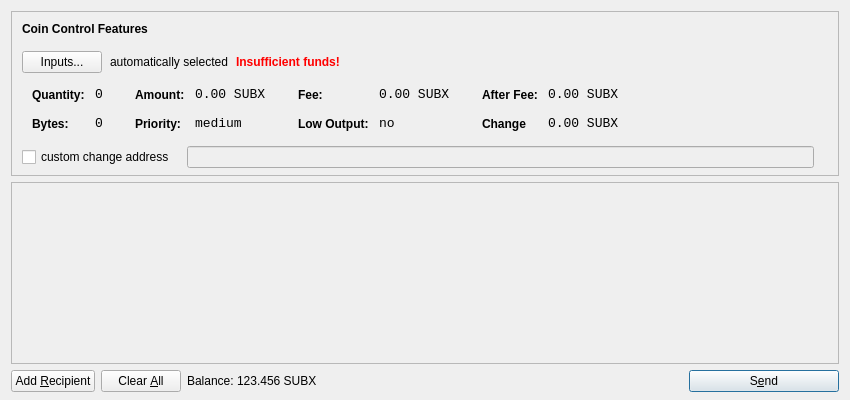
<?xml version="1.0" encoding="UTF-8"?>
<ui version="4.0">
 <class>SendCoinsDialog</class>
 <widget class="QDialog" name="SendCoinsDialog">
  <property name="geometry">
   <rect>
    <x>0</x>
    <y>0</y>
    <width>850</width>
    <height>400</height>
   </rect>
  </property>
  <property name="windowTitle">
   <string>Send Coins</string>
  </property>
  <layout class="QVBoxLayout" name="verticalLayout" stretch="0,1,0">
   <property name="bottomMargin">
    <number>8</number>
   </property>
   <item>
    <widget class="QFrame" name="frameCoinControl">
     <property name="sizePolicy">
      <sizepolicy hsizetype="Expanding" vsizetype="Expanding">
       <horstretch>0</horstretch>
       <verstretch>0</verstretch>
      </sizepolicy>
     </property>
     <property name="maximumSize">
      <size>
       <width>16777215</width>
       <height>16777215</height>
      </size>
     </property>
     <property name="frameShape">
      <enum>QFrame::StyledPanel</enum>
     </property>
     <property name="frameShadow">
      <enum>QFrame::Sunken</enum>
     </property>
     <layout class="QVBoxLayout" name="verticalLayoutCoinControl2">
      <property name="spacing">
       <number>-1</number>
      </property>
      <property name="leftMargin">
       <number>0</number>
      </property>
      <property name="topMargin">
       <number>0</number>
      </property>
      <property name="rightMargin">
       <number>0</number>
      </property>
      <property name="bottomMargin">
       <number>6</number>
      </property>
      <item>
       <layout class="QVBoxLayout" name="verticalLayoutCoinControl" stretch="0,0,0,0,1">
        <property name="spacing">
         <number>0</number>
        </property>
        <property name="leftMargin">
         <number>10</number>
        </property>
        <property name="topMargin">
         <number>10</number>
        </property>
        <item>
         <layout class="QHBoxLayout" name="horizontalLayoutCoinControl1">
          <property name="bottomMargin">
           <number>15</number>
          </property>
          <item>
           <widget class="QLabel" name="labelCoinControlFeatures">
            <property name="sizePolicy">
             <sizepolicy hsizetype="Preferred" vsizetype="Maximum">
              <horstretch>0</horstretch>
              <verstretch>0</verstretch>
             </sizepolicy>
            </property>
            <property name="font">
             <font>
              <weight>75</weight>
              <bold>true</bold>
             </font>
            </property>
            <property name="styleSheet">
             <string notr="true">font-weight:bold;</string>
            </property>
            <property name="text">
             <string>Coin Control Features</string>
            </property>
           </widget>
          </item>
         </layout>
        </item>
        <item>
         <layout class="QHBoxLayout" name="horizontalLayoutCoinControl2" stretch="0,0,0,0">
          <property name="spacing">
           <number>8</number>
          </property>
          <property name="bottomMargin">
           <number>10</number>
          </property>
          <item>
           <widget class="QPushButton" name="pushButtonCoinControl">
            <property name="styleSheet">
             <string notr="true"/>
            </property>
            <property name="text">
             <string>Inputs...</string>
            </property>
           </widget>
          </item>
          <item>
           <widget class="QLabel" name="labelCoinControlAutomaticallySelected">
            <property name="text">
             <string>automatically selected</string>
            </property>
            <property name="margin">
             <number>5</number>
            </property>
           </widget>
          </item>
          <item>
           <widget class="QLabel" name="labelCoinControlInsuffFunds">
            <property name="font">
             <font>
              <weight>75</weight>
              <bold>true</bold>
             </font>
            </property>
            <property name="styleSheet">
             <string notr="true">color:red;font-weight:bold;</string>
            </property>
            <property name="text">
             <string>Insufficient funds!</string>
            </property>
            <property name="margin">
             <number>5</number>
            </property>
           </widget>
          </item>
          <item>
           <spacer name="horizontalSpacerCoinControl">
            <property name="orientation">
             <enum>Qt::Horizontal</enum>
            </property>
            <property name="sizeHint" stdset="0">
             <size>
              <width>40</width>
              <height>1</height>
             </size>
            </property>
           </spacer>
          </item>
         </layout>
        </item>
        <item>
         <widget class="QWidget" name="widgetCoinControl" native="true">
          <property name="sizePolicy">
           <sizepolicy hsizetype="Preferred" vsizetype="Preferred">
            <horstretch>0</horstretch>
            <verstretch>0</verstretch>
           </sizepolicy>
          </property>
          <property name="minimumSize">
           <size>
            <width>0</width>
            <height>0</height>
           </size>
          </property>
          <property name="styleSheet">
           <string notr="true"/>
          </property>
          <layout class="QHBoxLayout" name="horizontalLayoutCoinControl5">
           <property name="margin">
            <number>0</number>
           </property>
           <item>
            <layout class="QHBoxLayout" name="horizontalLayoutCoinControl3" stretch="0,0,0,1">
             <property name="spacing">
              <number>20</number>
             </property>
             <property name="topMargin">
              <number>0</number>
             </property>
             <property name="bottomMargin">
              <number>10</number>
             </property>
             <item>
              <layout class="QFormLayout" name="formLayoutCoinControl1">
               <property name="horizontalSpacing">
                <number>10</number>
               </property>
               <property name="verticalSpacing">
                <number>14</number>
               </property>
               <property name="leftMargin">
                <number>10</number>
               </property>
               <property name="topMargin">
                <number>4</number>
               </property>
               <property name="rightMargin">
                <number>6</number>
               </property>
               <item row="0" column="0">
                <widget class="QLabel" name="labelCoinControlQuantityText">
                 <property name="styleSheet">
                  <string notr="true">font-weight:bold;</string>
                 </property>
                 <property name="text">
                  <string>Quantity:</string>
                 </property>
                 <property name="margin">
                  <number>0</number>
                 </property>
                </widget>
               </item>
               <item row="0" column="1">
                <widget class="QLabel" name="labelCoinControlQuantity">
                 <property name="font">
                  <font>
                   <family>Monospace</family>
                   <pointsize>10</pointsize>
                  </font>
                 </property>
                 <property name="cursor">
                  <cursorShape>IBeamCursor</cursorShape>
                 </property>
                 <property name="contextMenuPolicy">
                  <enum>Qt::ActionsContextMenu</enum>
                 </property>
                 <property name="text">
                  <string>0</string>
                 </property>
                 <property name="margin">
                  <number>0</number>
                 </property>
                 <property name="textInteractionFlags">
                  <set>Qt::LinksAccessibleByMouse|Qt::TextSelectableByKeyboard|Qt::TextSelectableByMouse</set>
                 </property>
                </widget>
               </item>
               <item row="1" column="0">
                <widget class="QLabel" name="labelCoinControlBytesText">
                 <property name="styleSheet">
                  <string notr="true">font-weight:bold;</string>
                 </property>
                 <property name="text">
                  <string>Bytes:</string>
                 </property>
                </widget>
               </item>
               <item row="1" column="1">
                <widget class="QLabel" name="labelCoinControlBytes">
                 <property name="font">
                  <font>
                   <family>Monospace</family>
                   <pointsize>10</pointsize>
                  </font>
                 </property>
                 <property name="cursor">
                  <cursorShape>IBeamCursor</cursorShape>
                 </property>
                 <property name="contextMenuPolicy">
                  <enum>Qt::ActionsContextMenu</enum>
                 </property>
                 <property name="text">
                  <string>0</string>
                 </property>
                 <property name="textInteractionFlags">
                  <set>Qt::LinksAccessibleByMouse|Qt::TextSelectableByKeyboard|Qt::TextSelectableByMouse</set>
                 </property>
                </widget>
               </item>
              </layout>
             </item>
             <item>
              <layout class="QFormLayout" name="formLayoutCoinControl2">
               <property name="horizontalSpacing">
                <number>10</number>
               </property>
               <property name="verticalSpacing">
                <number>14</number>
               </property>
               <property name="leftMargin">
                <number>6</number>
               </property>
               <property name="topMargin">
                <number>4</number>
               </property>
               <property name="rightMargin">
                <number>6</number>
               </property>
               <item row="0" column="0">
                <widget class="QLabel" name="labelCoinControlAmountText">
                 <property name="styleSheet">
                  <string notr="true">font-weight:bold;</string>
                 </property>
                 <property name="text">
                  <string>Amount:</string>
                 </property>
                 <property name="margin">
                  <number>0</number>
                 </property>
                </widget>
               </item>
               <item row="0" column="1">
                <widget class="QLabel" name="labelCoinControlAmount">
                 <property name="font">
                  <font>
                   <family>Monospace</family>
                   <pointsize>10</pointsize>
                  </font>
                 </property>
                 <property name="cursor">
                  <cursorShape>IBeamCursor</cursorShape>
                 </property>
                 <property name="contextMenuPolicy">
                  <enum>Qt::ActionsContextMenu</enum>
                 </property>
                 <property name="text">
                  <string>0.00 SUBX</string>
                 </property>
                 <property name="textInteractionFlags">
                  <set>Qt::LinksAccessibleByMouse|Qt::TextSelectableByKeyboard|Qt::TextSelectableByMouse</set>
                 </property>
                </widget>
               </item>
               <item row="1" column="0">
                <widget class="QLabel" name="labelCoinControlPriorityText">
                 <property name="styleSheet">
                  <string notr="true">font-weight:bold;</string>
                 </property>
                 <property name="text">
                  <string>Priority:</string>
                 </property>
                </widget>
               </item>
               <item row="1" column="1">
                <widget class="QLabel" name="labelCoinControlPriority">
                 <property name="font">
                  <font>
                   <family>Monospace</family>
                   <pointsize>10</pointsize>
                  </font>
                 </property>
                 <property name="cursor">
                  <cursorShape>IBeamCursor</cursorShape>
                 </property>
                 <property name="contextMenuPolicy">
                  <enum>Qt::ActionsContextMenu</enum>
                 </property>
                 <property name="text">
                  <string>medium</string>
                 </property>
                 <property name="textInteractionFlags">
                  <set>Qt::LinksAccessibleByMouse|Qt::TextSelectableByKeyboard|Qt::TextSelectableByMouse</set>
                 </property>
                </widget>
               </item>
              </layout>
             </item>
             <item>
              <layout class="QFormLayout" name="formLayoutCoinControl3">
               <property name="horizontalSpacing">
                <number>10</number>
               </property>
               <property name="verticalSpacing">
                <number>14</number>
               </property>
               <property name="leftMargin">
                <number>6</number>
               </property>
               <property name="topMargin">
                <number>4</number>
               </property>
               <property name="rightMargin">
                <number>6</number>
               </property>
               <item row="0" column="0">
                <widget class="QLabel" name="labelCoinControlFeeText">
                 <property name="styleSheet">
                  <string notr="true">font-weight:bold;</string>
                 </property>
                 <property name="text">
                  <string>Fee:</string>
                 </property>
                 <property name="margin">
                  <number>0</number>
                 </property>
                </widget>
               </item>
               <item row="0" column="1">
                <widget class="QLabel" name="labelCoinControlFee">
                 <property name="font">
                  <font>
                   <family>Monospace</family>
                   <pointsize>10</pointsize>
                  </font>
                 </property>
                 <property name="cursor">
                  <cursorShape>IBeamCursor</cursorShape>
                 </property>
                 <property name="contextMenuPolicy">
                  <enum>Qt::ActionsContextMenu</enum>
                 </property>
                 <property name="text">
                  <string>0.00 SUBX</string>
                 </property>
                 <property name="textInteractionFlags">
                  <set>Qt::LinksAccessibleByMouse|Qt::TextSelectableByKeyboard|Qt::TextSelectableByMouse</set>
                 </property>
                </widget>
               </item>
               <item row="1" column="0">
                <widget class="QLabel" name="labelCoinControlLowOutputText">
                 <property name="styleSheet">
                  <string notr="true">font-weight:bold;</string>
                 </property>
                 <property name="text">
                  <string>Low Output:</string>
                 </property>
                </widget>
               </item>
               <item row="1" column="1">
                <widget class="QLabel" name="labelCoinControlLowOutput">
                 <property name="font">
                  <font>
                   <family>Monospace</family>
                   <pointsize>10</pointsize>
                  </font>
                 </property>
                 <property name="cursor">
                  <cursorShape>IBeamCursor</cursorShape>
                 </property>
                 <property name="contextMenuPolicy">
                  <enum>Qt::ActionsContextMenu</enum>
                 </property>
                 <property name="text">
                  <string>no</string>
                 </property>
                 <property name="textInteractionFlags">
                  <set>Qt::LinksAccessibleByMouse|Qt::TextSelectableByKeyboard|Qt::TextSelectableByMouse</set>
                 </property>
                </widget>
               </item>
              </layout>
             </item>
             <item>
              <layout class="QFormLayout" name="formLayoutCoinControl4">
               <property name="horizontalSpacing">
                <number>10</number>
               </property>
               <property name="verticalSpacing">
                <number>14</number>
               </property>
               <property name="leftMargin">
                <number>6</number>
               </property>
               <property name="topMargin">
                <number>4</number>
               </property>
               <property name="rightMargin">
                <number>6</number>
               </property>
               <item row="0" column="0">
                <widget class="QLabel" name="labelCoinControlAfterFeeText">
                 <property name="styleSheet">
                  <string notr="true">font-weight:bold;</string>
                 </property>
                 <property name="text">
                  <string>After Fee:</string>
                 </property>
                 <property name="margin">
                  <number>0</number>
                 </property>
                </widget>
               </item>
               <item row="0" column="1">
                <widget class="QLabel" name="labelCoinControlAfterFee">
                 <property name="font">
                  <font>
                   <family>Monospace</family>
                   <pointsize>10</pointsize>
                  </font>
                 </property>
                 <property name="cursor">
                  <cursorShape>IBeamCursor</cursorShape>
                 </property>
                 <property name="contextMenuPolicy">
                  <enum>Qt::ActionsContextMenu</enum>
                 </property>
                 <property name="text">
                  <string>0.00 SUBX</string>
                 </property>
                 <property name="textInteractionFlags">
                  <set>Qt::LinksAccessibleByMouse|Qt::TextSelectableByKeyboard|Qt::TextSelectableByMouse</set>
                 </property>
                </widget>
               </item>
               <item row="1" column="0">
                <widget class="QLabel" name="labelCoinControlChangeText">
                 <property name="styleSheet">
                  <string notr="true">font-weight:bold;</string>
                 </property>
                 <property name="text">
                  <string>Change</string>
                 </property>
                </widget>
               </item>
               <item row="1" column="1">
                <widget class="QLabel" name="labelCoinControlChange">
                 <property name="font">
                  <font>
                   <family>Monospace</family>
                   <pointsize>10</pointsize>
                  </font>
                 </property>
                 <property name="cursor">
                  <cursorShape>IBeamCursor</cursorShape>
                 </property>
                 <property name="contextMenuPolicy">
                  <enum>Qt::ActionsContextMenu</enum>
                 </property>
                 <property name="text">
                  <string>0.00 SUBX</string>
                 </property>
                 <property name="textInteractionFlags">
                  <set>Qt::LinksAccessibleByMouse|Qt::TextSelectableByKeyboard|Qt::TextSelectableByMouse</set>
                 </property>
                </widget>
               </item>
              </layout>
             </item>
            </layout>
           </item>
          </layout>
         </widget>
        </item>
        <item>
         <layout class="QHBoxLayout" name="horizontalLayoutCoinControl4" stretch="0,0,0">
          <property name="spacing">
           <number>12</number>
          </property>
          <property name="sizeConstraint">
           <enum>QLayout::SetDefaultConstraint</enum>
          </property>
          <property name="topMargin">
           <number>5</number>
          </property>
          <property name="rightMargin">
           <number>5</number>
          </property>
          <item>
           <widget class="QCheckBox" name="checkBoxCoinControlChange">
            <property name="text">
             <string>custom change address</string>
            </property>
           </widget>
          </item>
          <item>
           <widget class="QLineEdit" name="lineEditCoinControlChange">
            <property name="enabled">
             <bool>false</bool>
            </property>
            <property name="sizePolicy">
             <sizepolicy hsizetype="Expanding" vsizetype="Fixed">
              <horstretch>0</horstretch>
              <verstretch>0</verstretch>
             </sizepolicy>
            </property>
           </widget>
          </item>
          <item>
           <widget class="QLabel" name="labelCoinControlChangeLabel">
            <property name="sizePolicy">
             <sizepolicy hsizetype="Preferred" vsizetype="Expanding">
              <horstretch>0</horstretch>
              <verstretch>0</verstretch>
             </sizepolicy>
            </property>
            <property name="minimumSize">
             <size>
              <width>0</width>
              <height>0</height>
             </size>
            </property>
            <property name="text">
             <string/>
            </property>
            <property name="margin">
             <number>3</number>
            </property>
           </widget>
          </item>
         </layout>
        </item>
        <item>
         <spacer name="verticalSpacerCoinControl">
          <property name="orientation">
           <enum>Qt::Vertical</enum>
          </property>
          <property name="sizeHint" stdset="0">
           <size>
            <width>800</width>
            <height>1</height>
           </size>
          </property>
         </spacer>
        </item>
       </layout>
      </item>
     </layout>
    </widget>
   </item>
   <item>
    <widget class="QScrollArea" name="scrollArea">
     <property name="widgetResizable">
      <bool>true</bool>
     </property>
     <widget class="QWidget" name="scrollAreaWidgetContents">
      <property name="geometry">
       <rect>
        <x>0</x>
        <y>0</y>
        <width>830</width>
        <height>165</height>
       </rect>
      </property>
      <layout class="QVBoxLayout" name="verticalLayout_2">
       <property name="margin">
        <number>0</number>
       </property>
       <item>
        <layout class="QVBoxLayout" name="entries">
         <property name="spacing">
          <number>6</number>
         </property>
        </layout>
       </item>
       <item>
        <spacer name="verticalSpacer">
         <property name="orientation">
          <enum>Qt::Vertical</enum>
         </property>
         <property name="sizeHint" stdset="0">
          <size>
           <width>20</width>
           <height>40</height>
          </size>
         </property>
        </spacer>
       </item>
      </layout>
     </widget>
    </widget>
   </item>
   <item>
    <layout class="QHBoxLayout" name="horizontalLayout">
     <item>
      <widget class="QPushButton" name="addButton">
       <property name="toolTip">
        <string>Send to multiple recipients at once</string>
       </property>
       <property name="text">
        <string>Add &amp;Recipient</string>
       </property>
       <property name="icon">
        <iconset resource="../bitcoin.qrc">
         <normaloff>:/icons/add</normaloff>:/icons/add</iconset>
       </property>
       <property name="autoDefault">
        <bool>false</bool>
       </property>
      </widget>
     </item>
     <item>
      <widget class="QPushButton" name="clearButton">
       <property name="sizePolicy">
        <sizepolicy hsizetype="Minimum" vsizetype="Fixed">
         <horstretch>0</horstretch>
         <verstretch>0</verstretch>
        </sizepolicy>
       </property>
       <property name="toolTip">
        <string>Remove all transaction fields</string>
       </property>
       <property name="text">
        <string>Clear &amp;All</string>
       </property>
       <property name="icon">
        <iconset resource="../bitcoin.qrc">
         <normaloff>:/icons/remove</normaloff>:/icons/remove</iconset>
       </property>
       <property name="autoRepeatDelay">
        <number>300</number>
       </property>
       <property name="autoDefault">
        <bool>false</bool>
       </property>
      </widget>
     </item>
     <item>
      <layout class="QHBoxLayout" name="horizontalLayout_2">
       <property name="spacing">
        <number>3</number>
       </property>
       <item>
        <widget class="QLabel" name="label">
         <property name="sizePolicy">
          <sizepolicy hsizetype="Preferred" vsizetype="Fixed">
           <horstretch>0</horstretch>
           <verstretch>0</verstretch>
          </sizepolicy>
         </property>
         <property name="text">
          <string>Balance:</string>
         </property>
        </widget>
       </item>
       <item>
        <widget class="QLabel" name="labelBalance">
         <property name="sizePolicy">
          <sizepolicy hsizetype="Preferred" vsizetype="Fixed">
           <horstretch>0</horstretch>
           <verstretch>0</verstretch>
          </sizepolicy>
         </property>
         <property name="cursor">
          <cursorShape>IBeamCursor</cursorShape>
         </property>
         <property name="text">
          <string>123.456 SUBX</string>
         </property>
         <property name="textInteractionFlags">
          <set>Qt::LinksAccessibleByMouse|Qt::TextSelectableByKeyboard|Qt::TextSelectableByMouse</set>
         </property>
        </widget>
       </item>
      </layout>
     </item>
     <item>
      <spacer name="horizontalSpacer">
       <property name="orientation">
        <enum>Qt::Horizontal</enum>
       </property>
       <property name="sizeHint" stdset="0">
        <size>
         <width>40</width>
         <height>20</height>
        </size>
       </property>
      </spacer>
     </item>
     <item>
      <widget class="QPushButton" name="sendButton">
       <property name="minimumSize">
        <size>
         <width>150</width>
         <height>0</height>
        </size>
       </property>
       <property name="toolTip">
        <string>Confirm the send action</string>
       </property>
       <property name="text">
        <string>S&amp;end</string>
       </property>
       <property name="icon">
        <iconset resource="../bitcoin.qrc">
         <normaloff>:/icons/send</normaloff>:/icons/send</iconset>
       </property>
       <property name="default">
        <bool>true</bool>
       </property>
      </widget>
     </item>
    </layout>
   </item>
  </layout>
 </widget>
 <resources>
  <include location="../bitcoin.qrc"/>
 </resources>
 <connections/>
</ui>
